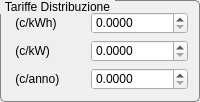
           <widget class="QGroupBox" name="groupDist">
            <property name="sizePolicy">
             <sizepolicy hsizetype="Preferred" vsizetype="Expanding">
              <horstretch>0</horstretch>
              <verstretch>0</verstretch>
             </sizepolicy>
            </property>
            <property name="minimumSize">
             <size>
              <width>200</width>
              <height>0</height>
             </size>
            </property>
            <property name="toolTip">
             <string/>
            </property>
            <property name="styleSheet">
             <string notr="true">QGroupBox::title {
     subcontrol-origin: margin;
     subcontrol-position: top left; /* position at the top center */
     padding: 0 3px;
      
 }
QGroupBox {
      
     border: 1px solid gray;
     border-radius: 5px;
     margin-top: 2ex; /* leave space at the top for the title */
 }</string>
            </property>
            <property name="title">
             <string>Tariffe Distribuzione</string>
            </property>
            <layout class="QGridLayout" name="gridLayout_4">
             <item row="0" column="0">
              <widget class="QLabel" name="label_21">
               <property name="text">
                <string> (c/kWh)</string>
               </property>
              </widget>
             </item>
             <item row="0" column="1">
              <widget class="QDoubleSpinBox" name="dDistribuzionekWh">
               <property name="decimals">
                <number>4</number>
               </property>
               <property name="maximum">
                <double>999999999.000000000000000</double>
               </property>
               <property name="singleStep">
                <double>1.000000000000000</double>
               </property>
              </widget>
             </item>
             <item row="1" column="0">
              <widget class="QLabel" name="label_25">
               <property name="text">
                <string> (c/kW)</string>
               </property>
              </widget>
             </item>
             <item row="1" column="1">
              <widget class="QDoubleSpinBox" name="dDistribuzionekW">
               <property name="decimals">
                <number>4</number>
               </property>
               <property name="maximum">
                <double>999999999.000000000000000</double>
               </property>
              </widget>
             </item>
             <item row="2" column="0">
              <widget class="QLabel" name="label_26">
               <property name="text">
                <string> (c/anno)</string>
               </property>
              </widget>
             </item>
             <item row="2" column="1">
              <widget class="QDoubleSpinBox" name="dDistribuzioneAnno">
               <property name="decimals">
                <number>4</number>
               </property>
               <property name="maximum">
                <double>999999999.000000000000000</double>
               </property>
              </widget>
             </item>
            </layout>
           </widget>
